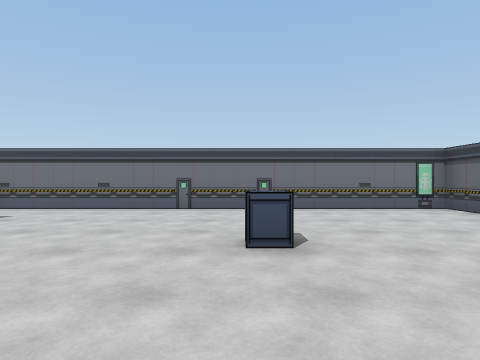
View 1 (above)

12 first-person views from a walk through a Unity game level. The camera is 1.2 m above the floor, looks level and sees 75° across. The floor is counted in squares, 2 m on a side. Each view is taken from the middle of a square. On the plan, view 1 faces up. The plan holds only what a view shows up to about 9 squares ahead; the rest is blank. The place goes on beyond the plan. The player is left out.

View 2
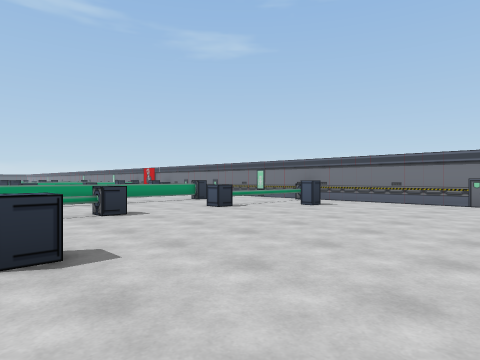

View 3
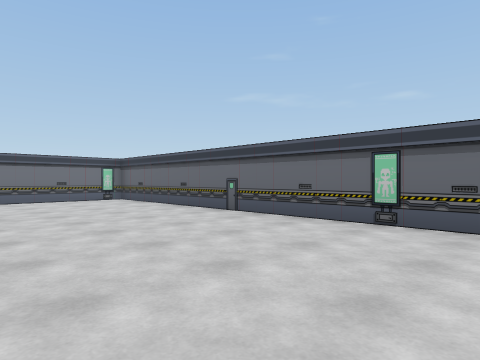

View 4
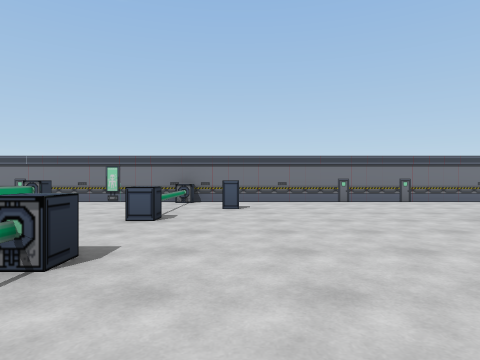

View 5
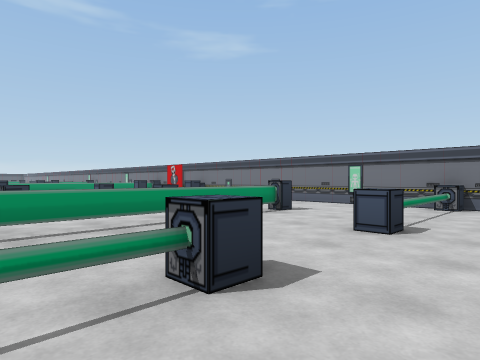

View 6
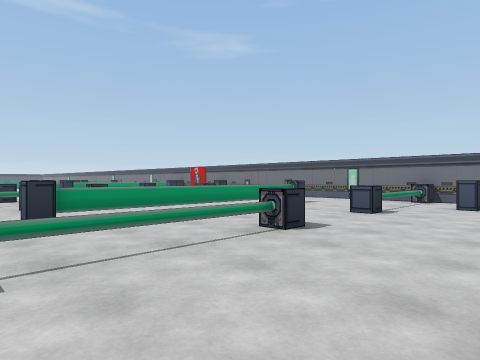

View 7
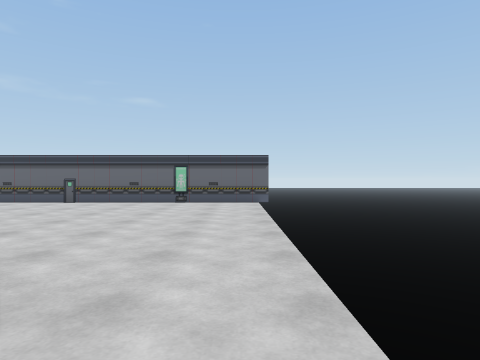

View 8
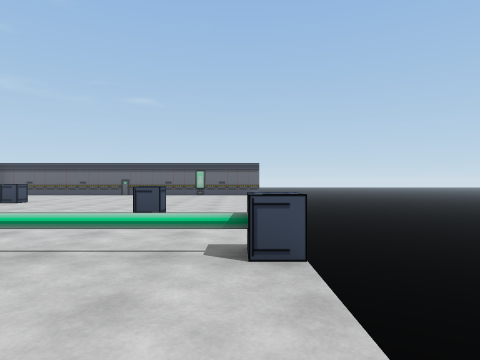

View 9
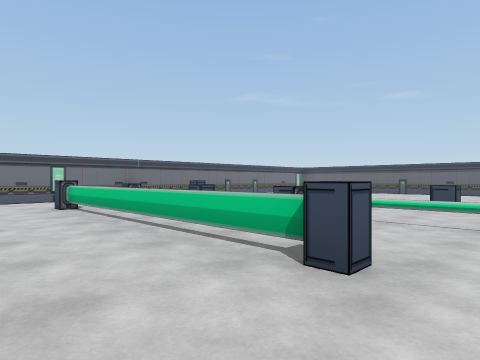

View 10
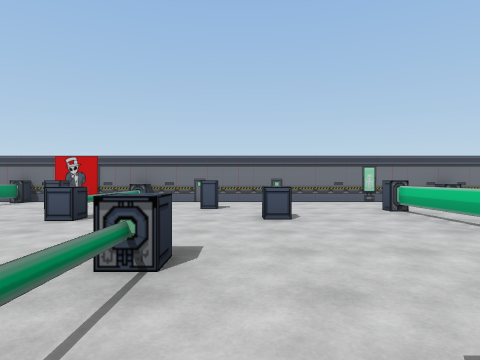

View 11
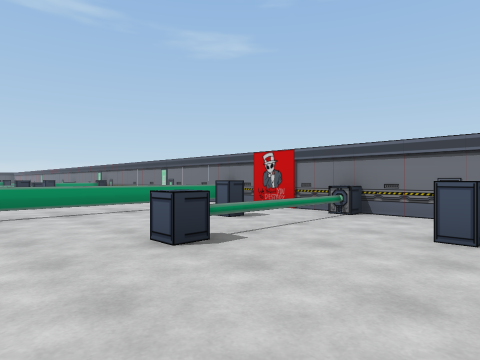

View 12
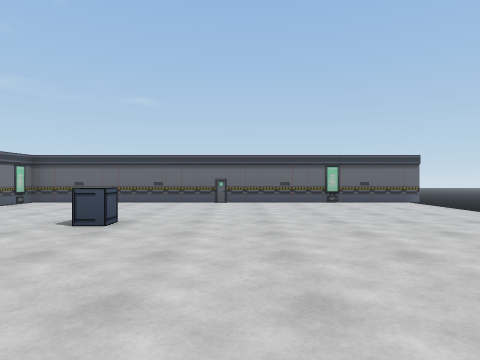

### Floor plan
Key: @ floor where view 1 was taken; # wall or solid block; . floor; = window, fence, low wall or low ledge; v drop or lower ground; S sign; O other object.
Columns run from 18 left of view 1 to 5 right of it. Each row starts with its distance up from view 1.
  7   ## ######S#v########S
  6  O..O........O.........#
  5 .=.OO.O......OO........#
  4 .=..O.....O..O.........#
  3 .=..O...O.=..O....O....#
  2 .=........=............#
  1    O......=............#
  0      .O...=..O....@....#
 -1      OO.O.=..O.O......S#
 -2      .O...O..O.........#
 -3         .....O.........#
 -4                vvv vvvv

Positions as (right, up) in squares from view 1, and headings:
1: (0, 0), facing up
2: (0, -2), facing up-left
3: (0, -3), facing up-right
4: (-4, -2), facing up
5: (-4, -1), facing up-left
6: (-3, -3), facing up-left
7: (-4, -3), facing right
8: (-8, -3), facing right
9: (-10, -3), facing up-right
10: (-11, -2), facing up
11: (-11, 1), facing up-left
12: (-4, 1), facing right
